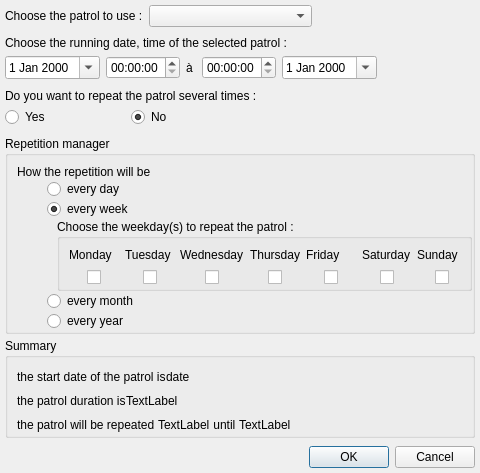
<?xml version="1.0" encoding="UTF-8"?>
<ui version="4.0">
 <class>DialogCreatePlannification</class>
 <widget class="QDialog" name="DialogCreatePlannification">
  <property name="geometry">
   <rect>
    <x>0</x>
    <y>0</y>
    <width>447</width>
    <height>473</height>
   </rect>
  </property>
  <property name="windowTitle">
   <string>Dialog</string>
  </property>
  <layout class="QGridLayout" name="gridLayout_5">
   <property name="leftMargin">
    <number>5</number>
   </property>
   <property name="topMargin">
    <number>5</number>
   </property>
   <property name="rightMargin">
    <number>5</number>
   </property>
   <property name="bottomMargin">
    <number>5</number>
   </property>
   <property name="horizontalSpacing">
    <number>2</number>
   </property>
   <property name="verticalSpacing">
    <number>4</number>
   </property>
   <item row="8" column="0" colspan="4">
    <widget class="QGroupBox" name="groupBox_repetition_">
     <property name="title">
      <string>Repetition manager</string>
     </property>
     <layout class="QGridLayout" name="gridLayout_7">
      <property name="leftMargin">
       <number>9</number>
      </property>
      <property name="topMargin">
       <number>9</number>
      </property>
      <property name="rightMargin">
       <number>0</number>
      </property>
      <property name="bottomMargin">
       <number>0</number>
      </property>
      <property name="horizontalSpacing">
       <number>0</number>
      </property>
      <property name="verticalSpacing">
       <number>4</number>
      </property>
      <item row="0" column="0" colspan="2">
       <layout class="QGridLayout" name="gridLayout_4">
        <item row="1" column="0">
         <spacer name="horizontalSpacer_18">
          <property name="orientation">
           <enum>Qt::Horizontal</enum>
          </property>
          <property name="sizeType">
           <enum>QSizePolicy::Fixed</enum>
          </property>
          <property name="sizeHint" stdset="0">
           <size>
            <width>30</width>
            <height>20</height>
           </size>
          </property>
         </spacer>
        </item>
        <item row="1" column="1">
         <layout class="QGridLayout" name="gridLayout_3">
          <item row="3" column="1">
           <widget class="QGroupBox" name="groupBox_day_repetition_">
            <property name="title">
             <string>Choose the weekday(s) to repeat the patrol :</string>
            </property>
            <layout class="QGridLayout" name="gridLayout_6">
             <property name="rightMargin">
              <number>2</number>
             </property>
             <property name="bottomMargin">
              <number>0</number>
             </property>
             <item row="0" column="0">
              <layout class="QGridLayout" name="gridLayout">
               <item row="1" column="14">
                <spacer name="horizontalSpacer_12">
                 <property name="orientation">
                  <enum>Qt::Horizontal</enum>
                 </property>
                 <property name="sizeHint" stdset="0">
                  <size>
                   <width>40</width>
                   <height>20</height>
                  </size>
                 </property>
                </spacer>
               </item>
               <item row="1" column="3">
                <spacer name="horizontalSpacer_4">
                 <property name="orientation">
                  <enum>Qt::Horizontal</enum>
                 </property>
                 <property name="sizeHint" stdset="0">
                  <size>
                   <width>40</width>
                   <height>20</height>
                  </size>
                 </property>
                </spacer>
               </item>
               <item row="1" column="20">
                <spacer name="horizontalSpacer_16">
                 <property name="orientation">
                  <enum>Qt::Horizontal</enum>
                 </property>
                 <property name="sizeHint" stdset="0">
                  <size>
                   <width>40</width>
                   <height>20</height>
                  </size>
                 </property>
                </spacer>
               </item>
               <item row="1" column="6">
                <spacer name="horizontalSpacer_7">
                 <property name="orientation">
                  <enum>Qt::Horizontal</enum>
                 </property>
                 <property name="sizeHint" stdset="0">
                  <size>
                   <width>40</width>
                   <height>20</height>
                  </size>
                 </property>
                </spacer>
               </item>
               <item row="0" column="14" colspan="3">
                <widget class="QLabel" name="label_f">
                 <property name="text">
                  <string>Friday</string>
                 </property>
                </widget>
               </item>
               <item row="1" column="0">
                <spacer name="horizontalSpacer_5">
                 <property name="orientation">
                  <enum>Qt::Horizontal</enum>
                 </property>
                 <property name="sizeHint" stdset="0">
                  <size>
                   <width>40</width>
                   <height>20</height>
                  </size>
                 </property>
                </spacer>
               </item>
               <item row="1" column="16">
                <spacer name="horizontalSpacer_13">
                 <property name="orientation">
                  <enum>Qt::Horizontal</enum>
                 </property>
                 <property name="sizeHint" stdset="0">
                  <size>
                   <width>40</width>
                   <height>20</height>
                  </size>
                 </property>
                </spacer>
               </item>
               <item row="1" column="21">
                <widget class="QCheckBox" name="checkBox_sunday_">
                 <property name="text">
                  <string/>
                 </property>
                </widget>
               </item>
               <item row="1" column="8">
                <widget class="QCheckBox" name="checkBox_wednesday_">
                 <property name="text">
                  <string/>
                 </property>
                </widget>
               </item>
               <item row="1" column="15">
                <widget class="QCheckBox" name="checkBox_friday_">
                 <property name="layoutDirection">
                  <enum>Qt::LeftToRight</enum>
                 </property>
                 <property name="text">
                  <string/>
                 </property>
                </widget>
               </item>
               <item row="1" column="18">
                <widget class="QCheckBox" name="checkBox_saturday_">
                 <property name="text">
                  <string/>
                 </property>
                </widget>
               </item>
               <item row="1" column="5">
                <widget class="QCheckBox" name="checkBox_tuesday_">
                 <property name="text">
                  <string/>
                 </property>
                </widget>
               </item>
               <item row="1" column="11" colspan="2">
                <widget class="QCheckBox" name="checkBox_thursday_">
                 <property name="text">
                  <string/>
                 </property>
                </widget>
               </item>
               <item row="1" column="1" colspan="2">
                <widget class="QCheckBox" name="checkBox_monday_">
                 <property name="text">
                  <string/>
                 </property>
                </widget>
               </item>
               <item row="0" column="10" colspan="4">
                <widget class="QLabel" name="label_th">
                 <property name="text">
                  <string>Thursday</string>
                 </property>
                </widget>
               </item>
               <item row="1" column="19">
                <spacer name="horizontalSpacer_15">
                 <property name="orientation">
                  <enum>Qt::Horizontal</enum>
                 </property>
                 <property name="sizeHint" stdset="0">
                  <size>
                   <width>40</width>
                   <height>20</height>
                  </size>
                 </property>
                </spacer>
               </item>
               <item row="0" column="0" colspan="4">
                <widget class="QLabel" name="label_m">
                 <property name="text">
                  <string>Monday</string>
                 </property>
                </widget>
               </item>
               <item row="1" column="13">
                <spacer name="horizontalSpacer_11">
                 <property name="orientation">
                  <enum>Qt::Horizontal</enum>
                 </property>
                 <property name="sizeHint" stdset="0">
                  <size>
                   <width>40</width>
                   <height>20</height>
                  </size>
                 </property>
                </spacer>
               </item>
               <item row="1" column="22">
                <spacer name="horizontalSpacer_17">
                 <property name="orientation">
                  <enum>Qt::Horizontal</enum>
                 </property>
                 <property name="sizeHint" stdset="0">
                  <size>
                   <width>40</width>
                   <height>20</height>
                  </size>
                 </property>
                </spacer>
               </item>
               <item row="1" column="10">
                <spacer name="horizontalSpacer_10">
                 <property name="orientation">
                  <enum>Qt::Horizontal</enum>
                 </property>
                 <property name="sizeHint" stdset="0">
                  <size>
                   <width>40</width>
                   <height>20</height>
                  </size>
                 </property>
                </spacer>
               </item>
               <item row="0" column="20" colspan="3">
                <widget class="QLabel" name="label_su">
                 <property name="text">
                  <string>Sunday</string>
                 </property>
                </widget>
               </item>
               <item row="0" column="7" colspan="3">
                <widget class="QLabel" name="label_w">
                 <property name="text">
                  <string>Wednesday</string>
                 </property>
                </widget>
               </item>
               <item row="1" column="4">
                <spacer name="horizontalSpacer_6">
                 <property name="orientation">
                  <enum>Qt::Horizontal</enum>
                 </property>
                 <property name="sizeHint" stdset="0">
                  <size>
                   <width>40</width>
                   <height>20</height>
                  </size>
                 </property>
                </spacer>
               </item>
               <item row="1" column="9">
                <spacer name="horizontalSpacer_9">
                 <property name="orientation">
                  <enum>Qt::Horizontal</enum>
                 </property>
                 <property name="sizeHint" stdset="0">
                  <size>
                   <width>40</width>
                   <height>20</height>
                  </size>
                 </property>
                </spacer>
               </item>
               <item row="0" column="17" colspan="3">
                <widget class="QLabel" name="label_sa">
                 <property name="text">
                  <string>Saturday</string>
                 </property>
                </widget>
               </item>
               <item row="1" column="7">
                <spacer name="horizontalSpacer_8">
                 <property name="orientation">
                  <enum>Qt::Horizontal</enum>
                 </property>
                 <property name="sizeHint" stdset="0">
                  <size>
                   <width>40</width>
                   <height>20</height>
                  </size>
                 </property>
                </spacer>
               </item>
               <item row="1" column="17">
                <spacer name="horizontalSpacer_14">
                 <property name="orientation">
                  <enum>Qt::Horizontal</enum>
                 </property>
                 <property name="sizeHint" stdset="0">
                  <size>
                   <width>40</width>
                   <height>20</height>
                  </size>
                 </property>
                </spacer>
               </item>
               <item row="0" column="4" colspan="3">
                <widget class="QLabel" name="label_tu">
                 <property name="text">
                  <string>Tuesday</string>
                 </property>
                </widget>
               </item>
              </layout>
             </item>
            </layout>
           </widget>
          </item>
          <item row="3" column="0">
           <spacer name="horizontalSpacer_22">
            <property name="orientation">
             <enum>Qt::Horizontal</enum>
            </property>
            <property name="sizeType">
             <enum>QSizePolicy::Fixed</enum>
            </property>
            <property name="sizeHint" stdset="0">
             <size>
              <width>10</width>
              <height>20</height>
             </size>
            </property>
           </spacer>
          </item>
          <item row="2" column="0" colspan="2">
           <widget class="QRadioButton" name="radioButton_every_week_">
            <property name="text">
             <string>every week</string>
            </property>
            <property name="checked">
             <bool>true</bool>
            </property>
           </widget>
          </item>
          <item row="0" column="0" rowspan="2" colspan="2">
           <widget class="QRadioButton" name="radioButton_every_day_">
            <property name="text">
             <string>every day</string>
            </property>
           </widget>
          </item>
          <item row="4" column="0" colspan="2">
           <widget class="QRadioButton" name="radioButton_every_month_">
            <property name="text">
             <string>every month</string>
            </property>
           </widget>
          </item>
          <item row="5" column="0" colspan="2">
           <widget class="QRadioButton" name="radioButton_every_year_">
            <property name="text">
             <string>every year</string>
            </property>
           </widget>
          </item>
         </layout>
        </item>
        <item row="0" column="0" colspan="2">
         <widget class="QLabel" name="label_14">
          <property name="text">
           <string>How the repetition will be </string>
          </property>
         </widget>
        </item>
       </layout>
      </item>
     </layout>
    </widget>
   </item>
   <item row="3" column="0" colspan="2">
    <widget class="QLabel" name="label_repetition_question_">
     <property name="text">
      <string>Do you want to repeat the patrol several times :</string>
     </property>
    </widget>
   </item>
   <item row="1" column="0" colspan="4">
    <layout class="QGridLayout" name="gridLayout_2">
     <property name="spacing">
      <number>6</number>
     </property>
     <item row="2" column="0">
      <widget class="QDateEdit" name="dateEdit_start_">
       <property name="maximumSize">
        <size>
         <width>150</width>
         <height>16777215</height>
        </size>
       </property>
       <property name="calendarPopup">
        <bool>true</bool>
       </property>
      </widget>
     </item>
     <item row="2" column="1">
      <widget class="QTimeEdit" name="timeEdit_start_">
       <property name="maximumSize">
        <size>
         <width>150</width>
         <height>16777215</height>
        </size>
       </property>
      </widget>
     </item>
     <item row="2" column="4">
      <widget class="QTimeEdit" name="timeEdit_end_">
       <property name="maximumSize">
        <size>
         <width>150</width>
         <height>16777215</height>
        </size>
       </property>
      </widget>
     </item>
     <item row="2" column="5">
      <widget class="QDateEdit" name="dateEdit_end_">
       <property name="maximumSize">
        <size>
         <width>150</width>
         <height>16777215</height>
        </size>
       </property>
       <property name="calendarPopup">
        <bool>true</bool>
       </property>
      </widget>
     </item>
     <item row="2" column="6">
      <spacer name="horizontalSpacer">
       <property name="orientation">
        <enum>Qt::Horizontal</enum>
       </property>
       <property name="sizeHint" stdset="0">
        <size>
         <width>40</width>
         <height>20</height>
        </size>
       </property>
      </spacer>
     </item>
     <item row="2" column="2" colspan="2">
      <widget class="QLabel" name="label_4">
       <property name="sizePolicy">
        <sizepolicy hsizetype="Fixed" vsizetype="Preferred">
         <horstretch>0</horstretch>
         <verstretch>0</verstretch>
        </sizepolicy>
       </property>
       <property name="text">
        <string>à </string>
       </property>
      </widget>
     </item>
     <item row="1" column="0" colspan="7">
      <widget class="QLabel" name="label_3">
       <property name="text">
        <string>Choose the running date, time of the selected patrol :</string>
       </property>
      </widget>
     </item>
     <item row="0" column="0">
      <spacer name="verticalSpacer_2">
       <property name="orientation">
        <enum>Qt::Vertical</enum>
       </property>
       <property name="sizeHint" stdset="0">
        <size>
         <width>20</width>
         <height>40</height>
        </size>
       </property>
      </spacer>
     </item>
    </layout>
   </item>
   <item row="0" column="0" colspan="4">
    <layout class="QHBoxLayout" name="horizontalLayout">
     <property name="spacing">
      <number>6</number>
     </property>
     <item>
      <widget class="QLabel" name="label_2">
       <property name="text">
        <string>Choose the patrol to use :</string>
       </property>
      </widget>
     </item>
     <item>
      <widget class="QComboBox" name="comboBox_patrol_name_">
       <property name="sizePolicy">
        <sizepolicy hsizetype="MinimumExpanding" vsizetype="Fixed">
         <horstretch>0</horstretch>
         <verstretch>0</verstretch>
        </sizepolicy>
       </property>
       <property name="maximumSize">
        <size>
         <width>353</width>
         <height>16777215</height>
        </size>
       </property>
      </widget>
     </item>
     <item>
      <spacer name="horizontalSpacer_2">
       <property name="orientation">
        <enum>Qt::Horizontal</enum>
       </property>
       <property name="sizeHint" stdset="0">
        <size>
         <width>40</width>
         <height>20</height>
        </size>
       </property>
      </spacer>
     </item>
    </layout>
   </item>
   <item row="4" column="2" rowspan="3" colspan="2">
    <spacer name="horizontalSpacer_3">
     <property name="orientation">
      <enum>Qt::Horizontal</enum>
     </property>
     <property name="sizeHint" stdset="0">
      <size>
       <width>453</width>
       <height>20</height>
      </size>
     </property>
    </spacer>
   </item>
   <item row="11" column="1" colspan="3">
    <widget class="QDialogButtonBox" name="buttonBox">
     <property name="orientation">
      <enum>Qt::Horizontal</enum>
     </property>
     <property name="standardButtons">
      <set>QDialogButtonBox::Cancel|QDialogButtonBox::Ok</set>
     </property>
    </widget>
   </item>
   <item row="10" column="0" rowspan="2">
    <spacer name="verticalSpacer">
     <property name="orientation">
      <enum>Qt::Vertical</enum>
     </property>
     <property name="sizeHint" stdset="0">
      <size>
       <width>20</width>
       <height>40</height>
      </size>
     </property>
    </spacer>
   </item>
   <item row="9" column="0" colspan="4">
    <widget class="QGroupBox" name="groupBox">
     <property name="title">
      <string>Summary</string>
     </property>
     <layout class="QGridLayout" name="gridLayout_9">
      <property name="leftMargin">
       <number>9</number>
      </property>
      <property name="topMargin">
       <number>9</number>
      </property>
      <property name="rightMargin">
       <number>0</number>
      </property>
      <property name="bottomMargin">
       <number>0</number>
      </property>
      <property name="horizontalSpacing">
       <number>0</number>
      </property>
      <property name="verticalSpacing">
       <number>4</number>
      </property>
      <item row="0" column="0">
       <layout class="QHBoxLayout" name="horizontalLayout_4">
        <item>
         <widget class="QLabel" name="label_5">
          <property name="text">
           <string>the start date of the patrol is</string>
          </property>
         </widget>
        </item>
        <item>
         <widget class="QLabel" name="label_date_">
          <property name="text">
           <string>date</string>
          </property>
         </widget>
        </item>
        <item>
         <spacer name="horizontalSpacer_19">
          <property name="orientation">
           <enum>Qt::Horizontal</enum>
          </property>
          <property name="sizeHint" stdset="0">
           <size>
            <width>40</width>
            <height>20</height>
           </size>
          </property>
         </spacer>
        </item>
       </layout>
      </item>
      <item row="1" column="0">
       <layout class="QHBoxLayout" name="horizontalLayout_3">
        <item>
         <widget class="QLabel" name="label_16">
          <property name="text">
           <string>the patrol duration is</string>
          </property>
         </widget>
        </item>
        <item>
         <widget class="QLabel" name="label_duration_">
          <property name="text">
           <string>TextLabel</string>
          </property>
         </widget>
        </item>
        <item>
         <spacer name="horizontalSpacer_20">
          <property name="orientation">
           <enum>Qt::Horizontal</enum>
          </property>
          <property name="sizeHint" stdset="0">
           <size>
            <width>40</width>
            <height>20</height>
           </size>
          </property>
         </spacer>
        </item>
       </layout>
      </item>
      <item row="2" column="0">
       <layout class="QHBoxLayout" name="horizontalLayout_2">
        <property name="spacing">
         <number>0</number>
        </property>
        <item>
         <widget class="QLabel" name="label_summary_repetition">
          <property name="text">
           <string>the patrol will be repeated </string>
          </property>
         </widget>
        </item>
        <item>
         <widget class="QLabel" name="label_kind_of_repetion_">
          <property name="text">
           <string>TextLabel</string>
          </property>
         </widget>
        </item>
        <item>
         <widget class="QLabel" name="label_summary_repetition_2">
          <property name="text">
           <string> until </string>
          </property>
         </widget>
        </item>
        <item>
         <widget class="QLabel" name="label_repetition_years_">
          <property name="text">
           <string>TextLabel</string>
          </property>
         </widget>
        </item>
        <item>
         <spacer name="horizontalSpacer_21">
          <property name="orientation">
           <enum>Qt::Horizontal</enum>
          </property>
          <property name="sizeHint" stdset="0">
           <size>
            <width>40</width>
            <height>20</height>
           </size>
          </property>
         </spacer>
        </item>
       </layout>
      </item>
     </layout>
    </widget>
   </item>
   <item row="4" column="0" rowspan="3" colspan="2">
    <widget class="QFrame" name="frame">
     <property name="frameShape">
      <enum>QFrame::NoFrame</enum>
     </property>
     <layout class="QGridLayout" name="gridLayout_8">
      <property name="leftMargin">
       <number>0</number>
      </property>
      <property name="topMargin">
       <number>0</number>
      </property>
      <property name="rightMargin">
       <number>0</number>
      </property>
      <property name="bottomMargin">
       <number>0</number>
      </property>
      <property name="spacing">
       <number>0</number>
      </property>
      <item row="0" column="0">
       <widget class="QRadioButton" name="radioButton_repeted_">
        <property name="text">
         <string>Yes</string>
        </property>
       </widget>
      </item>
      <item row="0" column="1">
       <widget class="QRadioButton" name="radioButton_repeted_no_">
        <property name="text">
         <string>No</string>
        </property>
        <property name="checked">
         <bool>true</bool>
        </property>
       </widget>
      </item>
     </layout>
    </widget>
   </item>
   <item row="7" column="0">
    <spacer name="verticalSpacer_3">
     <property name="orientation">
      <enum>Qt::Vertical</enum>
     </property>
     <property name="sizeHint" stdset="0">
      <size>
       <width>20</width>
       <height>40</height>
      </size>
     </property>
    </spacer>
   </item>
   <item row="2" column="0">
    <spacer name="verticalSpacer_4">
     <property name="orientation">
      <enum>Qt::Vertical</enum>
     </property>
     <property name="sizeHint" stdset="0">
      <size>
       <width>20</width>
       <height>40</height>
      </size>
     </property>
    </spacer>
   </item>
  </layout>
 </widget>
 <tabstops>
  <tabstop>comboBox_patrol_name_</tabstop>
  <tabstop>dateEdit_start_</tabstop>
  <tabstop>timeEdit_start_</tabstop>
  <tabstop>timeEdit_end_</tabstop>
  <tabstop>dateEdit_end_</tabstop>
  <tabstop>radioButton_repeted_</tabstop>
  <tabstop>radioButton_repeted_no_</tabstop>
  <tabstop>radioButton_every_day_</tabstop>
  <tabstop>radioButton_every_week_</tabstop>
  <tabstop>checkBox_monday_</tabstop>
  <tabstop>checkBox_tuesday_</tabstop>
  <tabstop>checkBox_wednesday_</tabstop>
  <tabstop>checkBox_thursday_</tabstop>
  <tabstop>checkBox_friday_</tabstop>
  <tabstop>checkBox_saturday_</tabstop>
  <tabstop>checkBox_sunday_</tabstop>
  <tabstop>radioButton_every_month_</tabstop>
  <tabstop>radioButton_every_year_</tabstop>
 </tabstops>
 <resources/>
 <connections>
  <connection>
   <sender>buttonBox</sender>
   <signal>accepted()</signal>
   <receiver>DialogCreatePlannification</receiver>
   <slot>accept()</slot>
   <hints>
    <hint type="sourcelabel">
     <x>441</x>
     <y>467</y>
    </hint>
    <hint type="destinationlabel">
     <x>157</x>
     <y>274</y>
    </hint>
   </hints>
  </connection>
  <connection>
   <sender>buttonBox</sender>
   <signal>rejected()</signal>
   <receiver>DialogCreatePlannification</receiver>
   <slot>reject()</slot>
   <hints>
    <hint type="sourcelabel">
     <x>441</x>
     <y>467</y>
    </hint>
    <hint type="destinationlabel">
     <x>286</x>
     <y>274</y>
    </hint>
   </hints>
  </connection>
  <connection>
   <sender>checkBox_monday_</sender>
   <signal>clicked()</signal>
   <receiver>DialogCreatePlannification</receiver>
   <slot>updateWhatsUpText()</slot>
   <hints>
    <hint type="sourcelabel">
     <x>107</x>
     <y>279</y>
    </hint>
    <hint type="destinationlabel">
     <x>7</x>
     <y>369</y>
    </hint>
   </hints>
  </connection>
  <connection>
   <sender>checkBox_tuesday_</sender>
   <signal>clicked()</signal>
   <receiver>DialogCreatePlannification</receiver>
   <slot>updateWhatsUpText()</slot>
   <hints>
    <hint type="sourcelabel">
     <x>157</x>
     <y>279</y>
    </hint>
    <hint type="destinationlabel">
     <x>2</x>
     <y>405</y>
    </hint>
   </hints>
  </connection>
  <connection>
   <sender>groupBox_day_repetition_</sender>
   <signal>clicked()</signal>
   <receiver>DialogCreatePlannification</receiver>
   <slot>updateWhatsUpText()</slot>
   <hints>
    <hint type="sourcelabel">
     <x>438</x>
     <y>285</y>
    </hint>
    <hint type="destinationlabel">
     <x>935</x>
     <y>168</y>
    </hint>
   </hints>
  </connection>
  <connection>
   <sender>checkBox_thursday_</sender>
   <signal>clicked()</signal>
   <receiver>DialogCreatePlannification</receiver>
   <slot>updateWhatsUpText()</slot>
   <hints>
    <hint type="sourcelabel">
     <x>270</x>
     <y>279</y>
    </hint>
    <hint type="destinationlabel">
     <x>933</x>
     <y>217</y>
    </hint>
   </hints>
  </connection>
  <connection>
   <sender>checkBox_friday_</sender>
   <signal>clicked()</signal>
   <receiver>DialogCreatePlannification</receiver>
   <slot>updateWhatsUpText()</slot>
   <hints>
    <hint type="sourcelabel">
     <x>320</x>
     <y>279</y>
    </hint>
    <hint type="destinationlabel">
     <x>931</x>
     <y>282</y>
    </hint>
   </hints>
  </connection>
  <connection>
   <sender>checkBox_saturday_</sender>
   <signal>clicked()</signal>
   <receiver>DialogCreatePlannification</receiver>
   <slot>updateWhatsUpText()</slot>
   <hints>
    <hint type="sourcelabel">
     <x>369</x>
     <y>279</y>
    </hint>
    <hint type="destinationlabel">
     <x>933</x>
     <y>343</y>
    </hint>
   </hints>
  </connection>
  <connection>
   <sender>checkBox_sunday_</sender>
   <signal>clicked()</signal>
   <receiver>DialogCreatePlannification</receiver>
   <slot>updateWhatsUpText()</slot>
   <hints>
    <hint type="sourcelabel">
     <x>419</x>
     <y>279</y>
    </hint>
    <hint type="destinationlabel">
     <x>927</x>
     <y>327</y>
    </hint>
   </hints>
  </connection>
  <connection>
   <sender>checkBox_wednesday_</sender>
   <signal>clicked()</signal>
   <receiver>DialogCreatePlannification</receiver>
   <slot>updateWhatsUpText()</slot>
   <hints>
    <hint type="sourcelabel">
     <x>213</x>
     <y>279</y>
    </hint>
    <hint type="destinationlabel">
     <x>1</x>
     <y>322</y>
    </hint>
   </hints>
  </connection>
 </connections>
 <slots>
  <slot>updateWhatsUpText()</slot>
 </slots>
</ui>
